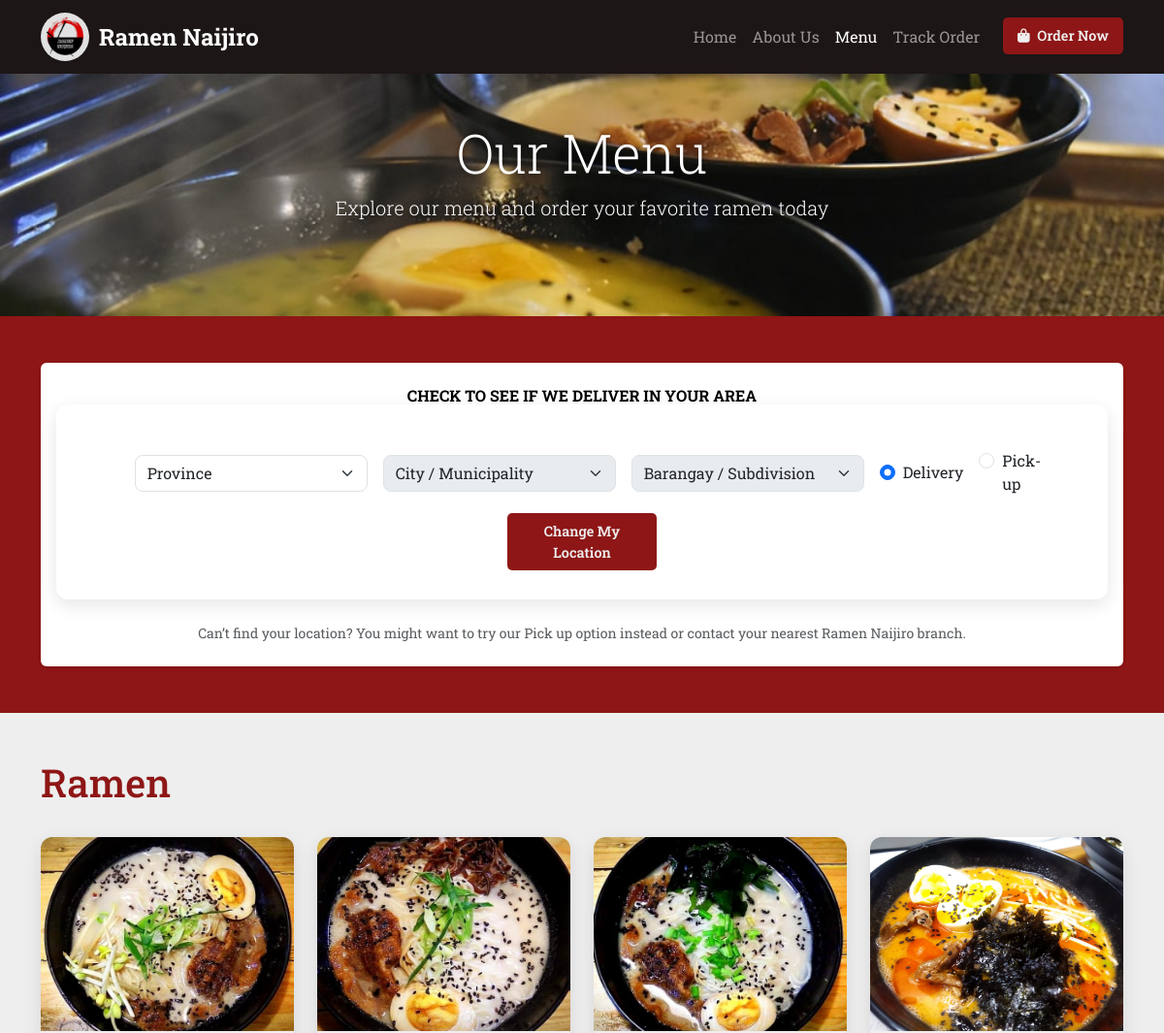
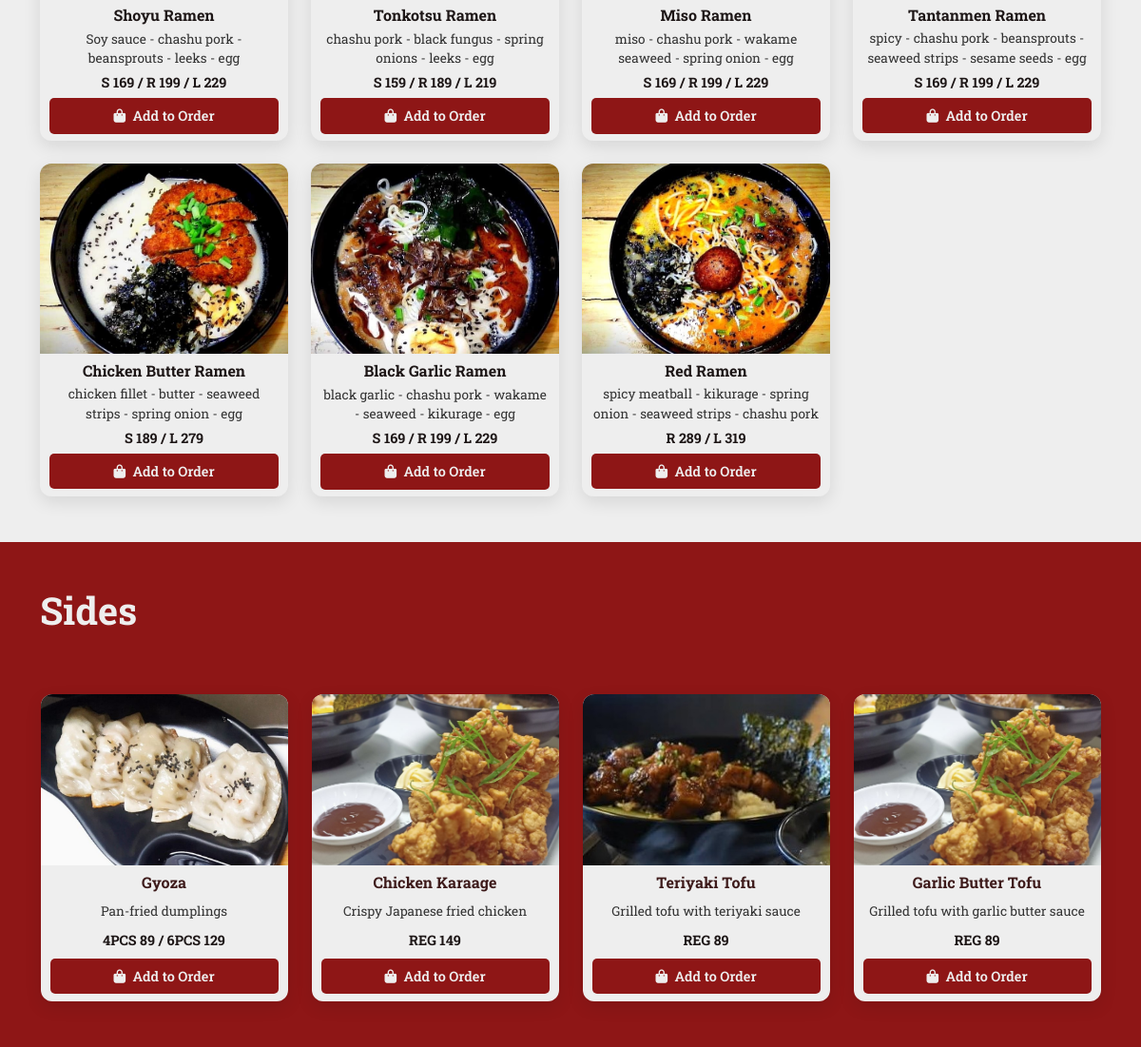
Page /menu.php on the committed database (2 pictures, top to bottom).
### tables this page shows
CREATE TABLE `menu_categories` (
  `category_id` int UNSIGNED NOT NULL,
  `name` varchar(100) NOT NULL,
  `slug` varchar(50) NOT NULL
);

CREATE TABLE `menu_items` (
  `item_id` int UNSIGNED NOT NULL,
  `category_id` int UNSIGNED NOT NULL,
  `name` varchar(100) NOT NULL,
  `description` text,
  `image_path` varchar(255) DEFAULT NULL,
  `is_available` tinyint(1) NOT NULL DEFAULT '1',
  `created_at` timestamp NULL DEFAULT CURRENT_TIMESTAMP,
  `updated_at` timestamp NULL DEFAULT CURRENT_TIMESTAMP ON UPDATE CURRENT_TIMESTAMP
);

### menu.php (the view, shortened to what this page needs)
<?php
require_once "config.php";
$menu = [];
$stmt = $mysqli->prepare("
    SELECT
        c.category_id,
        c.name  AS category_name,
        c.slug  AS category_slug,
        i.item_id,
        i.name  AS item_name,
        i.description,
        i.image_path,
        i.is_available AS item_available,
        s.size_id,
        s.size_code,
        s.size_label,
        s.price,
        s.is_available AS size_available
    FROM menu_categories c
    JOIN menu_items i
        ON i.category_id = c.category_id
    LEFT JOIN menu_item_sizes s
        ON s.item_id = i.item_id
    ORDER BY c.category_id, i.item_id, s.price
");
if ($stmt) {
    $stmt->execute();
    $result = $stmt->get_result();
    while ($row = $result->fetch_assoc()) {
        $slug = $row['category_slug'];
        if (!isset($menu[$slug])) {
            $menu[$slug] = [
                'name'  => $row['category_name'],
                'items' => []
            ];
        }
        $item_id = (int)$row['item_id'];
        if (!isset($menu[$slug]['items'][$item_id])) {
            $menu[$slug]['items'][$item_id] = [
                'item_id'     => $item_id,
                'name'        => $row['item_name'],
                'description' => $row['description'],
                'image_path'  => $row['image_path'],
                'available'   => (int)$row['item_available'],
                'sizes'       => []
            ];
        }
        if (!empty($row['size_id'])) {
            $menu[$slug]['items'][$item_id]['sizes'][] = [
                'size_id'   => (int)$row['size_id'],
                'code'      => $row['size_code'],
                'label'     => $row['size_label'],
                'price'     => (float)$row['price'],
                'available' => (int)$row['size_available']
            ];
        }
    }
}
$extras_attr = '';
if (isset($menu['extras'])) {
    $pairs = [];
    foreach ($menu['extras']['items'] as $extraItem) {
        if (!empty($extraItem['sizes'])) {
            foreach ($extraItem['sizes'] as $size) {
                $label = $extraItem['name'];
                $price = (int)$size['price'];
                $pairs[] = $label . ':' . $price;
                break;
            }
        }
    }
    $extras_attr = implode(',', $pairs);
}
?>
<!DOCTYPE html>
<html lang="en">
<head>
    <link href="https://cdn.jsdelivr.net/npm/bootstrap@5.3.8/dist/css/bootstrap.min.css" rel="stylesheet">
    <link rel="stylesheet" href="https://cdnjs.cloudflare.com/ajax/libs/font-awesome/6.5.2/css/all.min.css">
    <link rel="stylesheet" href="style.css">
</head>
<body class="d-flex flex-column min-vh-100">
    <nav class="navbar navbar-expand-lg navbar-dark sticky-top">
        <div class="container">
            <a class="navbar-brand" href="#">
                <img src="img/logo.jpg" alt="Ramen Naijiro Logo" class="logo-circle">
                Ramen Naijiro
            </a>
            <ul class="navbar-nav ms-auto mb-2 mb-lg-0">
                <li class="nav-item"><a class="nav-link" href="index.php">Home</a></li>
                <li class="nav-item"><a class="nav-link" href="about-us.php">About Us</a></li>
                <li class="nav-item"><a class="nav-link active" href="menu.php">Menu</a></li>
                <li class="nav-item"><a class="nav-link" href="track-order.php">Track Order</a></li>
                <li class="nav-item ms-3">
                    <button class="btn btn-warning"><i class="fa-solid fa-bag-shopping me-1"></i> Order Now</button>
                </li>
            </ul>
        </div>
    </nav>
    <section class="page-header text-center py-5">
        <div class="container">
            <h1 class="display-4">Our Menu</h1>
            <p class="lead">Explore our menu and order your favorite ramen today</p>
        </div>
    </section>
    <section class="branch-form-section py-5">
        <div class="container">
            <div class="card border-0 shadow-sm p-4">
                <h2 class="text-center mb-3 text-uppercase fw-bold text-black">
                    CHECK TO SEE IF WE DELIVER IN YOUR AREA
                </h2>
                <form id="coverageForm" class="row g-3 align-items-center justify-content-center">
                    <div class="col-md-3">
                        <select class="form-select" id="province-select">
                            <option value="" selected disabled>Province</option>
                        </select>
                    </div>
                    <div class="col-md-3">
                        <select class="form-select" id="city-select" disabled>
                            <option value="" selected disabled>City / Municipality</option>
                        </select>
                    </div>
                    <div class="col-md-3">
                        <select class="form-select" id="barangay-select" disabled>
                            <option value="" selected disabled>Barangay / Subdivision</option>
                        </select>
                    </div>
                    <div class="col-md-2 d-flex align-items-center">
                        <div class="form-check form-check-inline">
                            <input class="form-check-input" type="radio" name="coverage-order-type"
                                   id="cov-delivery" value="Delivery" checked>
                            <label class="form-check-label" for="cov-delivery">Delivery</label>
                        </div>
                        <div class="form-check form-check-inline">
                            <input class="form-check-input" type="radio" name="coverage-order-type"
                                   id="cov-pickup" value="Pickup">
                            <label class="form-check-label" for="cov-pickup">Pick-up</label>
                        </div>
                    </div>
                    <div class="col-md-2">
                        <button type="button" class="btn btn-warning w-100" id="change-location-btn">
                            Change My Location
                        </button>
                    </div>
                </form>
                <p class="text-center text-muted small mt-2 mb-0">
                    Can’t find your location? You might want to try our Pick up option instead
                    or contact your nearest Ramen Naijiro branch.
                </p>
            </div>
        </div>
    </section>
    <section class="ramen-section py-5">
        <div class="container">
            <div class="row g-4">
                <h1>Ramen</h1>
                <?php if (!empty($menu['ramen']['items'])): ?>
                    <?php foreach ($menu['ramen']['items'] as $item): ?>
                        <?php
                        $isAvailable = (int)$item['available'] === 1;
                        $sizeDisplayParts = [];
                        $sizeAttrParts    = [];
                        if (!empty($item['sizes'])) {
                            foreach ($item['sizes'] as $size) {
                                $code  = $size['code'] ?: $size['label'];
                                $price = (int)$size['price'];
                                $sizeDisplayParts[] = $code . ' ' . $price;
                                $sizeAttrParts[]    = $code . ':' . $price;
                            }
                        }
                        $sizes_display = $sizeDisplayParts ? implode(' / ', $sizeDisplayParts) : 'No prices set';
                        $sizes_attr    = implode(',', $sizeAttrParts);
                        $imgPath = $item['image_path'] ?? '';
                        if ($imgPath !== '' && strncmp($imgPath, '../', 3) === 0) {
                            $imgPath = substr($imgPath, 3);
                        }
                        ?>
                        <div class="col-md-3">
                            <div class="card h-100 text-center menu-card <?php echo $isAvailable ? '' : 'opacity-50'; ?>">
                                <?php if ($imgPath !== ''): ?>
                                    <img src="<?php echo htmlspecialchars($imgPath); ?>"
                                         class="card-img-top"
                                         alt="<?php echo htmlspecialchars($item['name']); ?>">
                                <?php endif; ?>
                                <div class="card-body">
                                    <h5 class="card-title"><?php echo htmlspecialchars($item['name']); ?></h5>
                                    <p class="card-text">
                                        <?php echo htmlspecialchars($item['description']); ?>
                                    </p>
                                    <p class="fw-bold"><?php echo htmlspecialchars($sizes_display); ?></p>
                                    <?php if ($isAvailable && $sizes_attr !== ''): ?>
                                        <button
                                            class="btn btn-warning add-to-order-btn"
                                            data-name="<?php echo htmlspecialchars($item['name']); ?>"
                                            data-sizes="<?php echo htmlspecialchars($sizes_attr); ?>"
                                            data-extras="<?php echo htmlspecialchars($extras_attr); ?>"
                                        >
                                            <i class="fa-solid fa-bag-shopping me-1"></i> Add to Order
                                        </button>
                                    <?php else: ?>
                                        <button class="btn btn-secondary w-100" disabled>
                                            Unavailable
                                        </button>
                                    <?php endif; ?>
                                </div>
                            </div>
                        </div>
                    <?php endforeach; ?>
                <?php else: ?>
                    <p class="text-muted">No ramen items configured.</p>
                <?php endif; ?>
            </div>
        </div>
    </section>
    <section class="apps-section py-5">
        <div class="container">
            <div class="row g-4">
                <h1>Sides</h1>
                <?php if (!empty($menu['sides']['items'])): ?>
                    <?php foreach ($menu['sides']['items'] as $item): ?>
                        <?php
                        $isAvailable = (int)$item['available'] === 1;
                        $sizeDisplayParts = [];
                        $sizeAttrParts    = [];
                        if (!empty($item['sizes'])) {
                            foreach ($item['sizes'] as $size) {
                                $code  = $size['code'] ?: $size['label'];
                                $price = (int)$size['price'];
                                $sizeDisplayParts[] = $code . ' ' . $price;
                                $sizeAttrParts[]    = $code . ':' . $price;
                            }
                        }
                        $sizes_display = $sizeDisplayParts ? implode(' / ', $sizeDisplayParts) : 'No prices set';
                        $sizes_attr    = implode(',', $sizeAttrParts);
                        $imgPath = $item['image_path'] ?? '';
                        if ($imgPath !== '' && strncmp($imgPath, '../', 3) === 0) {
                            $imgPath = substr($imgPath, 3);
                        }
                        ?>
                        <div class="col-md-3">
                            <div class="card h-100 text-center menu-card <?php echo $isAvailable ? '' : 'opacity-50'; ?>">
                                <?php if ($imgPath !== ''): ?>
                                    <img src="<?php echo htmlspecialchars($imgPath); ?>"
                                         class="card-img-top"
                                         alt="<?php echo htmlspecialchars($item['name']); ?>">
                                <?php endif; ?>
                                <div class="card-body">
                                    <h5 class="card-title"><?php echo htmlspecialchars($item['name']); ?></h5>
                                    <p class="card-text">
                                        <?php echo htmlspecialchars($item['description']); ?>
                                    </p>
                                    <p class="fw-bold"><?php echo htmlspecialchars($sizes_display); ?></p>
                                    <?php if ($isAvailable && $sizes_attr !== ''): ?>
                                        <button
                                            class="btn btn-warning add-to-order-btn"
                                            data-name="<?php echo htmlspecialchars($item['name']); ?>"
                                            data-sizes="<?php echo htmlspecialchars($sizes_attr); ?>"
                                        >
                                            <i class="fa-solid fa-bag-shopping me-1"></i> Add to Order
                                        </button>
                                    <?php else: ?>
                                        <button class="btn btn-secondary w-100" disabled>
                                            Unavailable
                                        </button>
                                    <?php endif; ?>
                                </div>
                            </div>
                        </div>
                    <?php endforeach; ?>
                <?php else: ?>
                    <p class="text-muted">No side dishes configured.</p>
                <?php endif; ?>
            </div>
        </div>
    </section>
</body>
</html>

### rows in the picture
menu_categories: menu_items.image_path (picture), menu_items.name "Chicken Karaage", menu_items.description "Crispy Japanese fried chicken", sizes_display "REG 149", menu_items.name "Teriyaki Tofu", menu_items.description "Grilled tofu with teriyaki sauce", sizes_display "REG 89", menu_items.name "Garlic Butter Tofu", menu_items.description "Grilled tofu with garlic butter sauce"

### other values in the picture
$item['name'] "Shoyu Ramen"
$item['description'] "Soy sauce - chashu pork - beansprouts - leeks - egg"
$sizes_display "S 169 / R 199 / L 229"
$item['name'] "Tonkotsu Ramen"
$item['description'] "chashu pork - black fungus - spring onions - leeks - egg"
$sizes_display "S 159 / R 189 / L 219"
$item['name'] "Miso Ramen"
$item['description'] "miso - chashu pork - wakame seaweed - spring onion - egg"
$item['name'] "Tantanmen Ramen"
$item['description'] "spicy - chashu pork - beansprouts - seaweed strips - sesame seeds - egg"
$item['name'] "Chicken Butter Ramen"
$item['description'] "chicken fillet - butter - seaweed strips - spring onion - egg"
$sizes_display "S 189 / L 279"
$item['name'] "Black Garlic Ramen"
$item['description'] "black garlic - chashu pork - wakame - seaweed - kikurage - egg"
